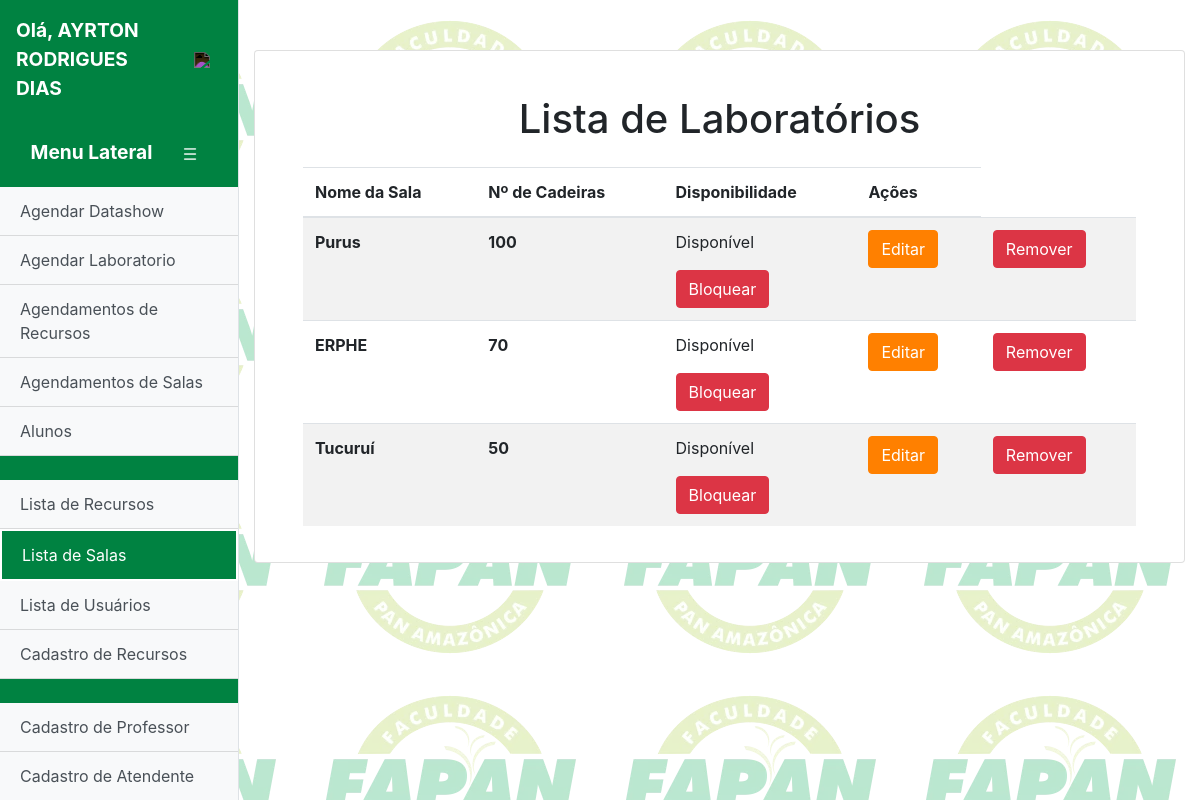
Screenshot of /listalaboratorio.php (signed in) with the database file from the repository.
### tables this page shows
CREATE TABLE `professor` (
  `nome` varchar(100) NOT NULL,
  `cpf` varchar(11) NOT NULL,
  `data_nasc` varchar(15) NOT NULL,
  `email` varchar(100) NOT NULL,
  `idprof` int(11) NOT NULL,
  `id_user` int(11) NOT NULL
);

CREATE TABLE `laboratorios` (
  `id` int(11) NOT NULL,
  `nome_sala` varchar(70) DEFAULT NULL,
  `cadeiras` int(11) DEFAULT NULL,
  `disponibilidade` tinyint(1) DEFAULT NULL
);

### listalaboratorio.php (the view, shortened to what this page needs)
<?php
include("conexao.php");
?>
<!DOCTYPE html>
<html lang="en">
<head>
    <link rel="stylesheet" href="https://stackpath.bootstrapcdn.com/bootstrap/4.5.2/css/bootstrap.min.css">
    <link rel="stylesheet" href="styles.css">
</head>
<body>
    <div class="d-flex" id="wrapper">
    <?php include("menulateral.php"); ?>
        <div id="page-content-wrapper" class="container-fluid">
            <div class="card">
                <div class="card-body">
                <h1 class="mt-4 mb-4" style="text-align: center;">Lista de Laboratórios</h1>
                <table class="table table-striped">
                    <thead>
                    <tr>
                    <th scope="col">Nome da Sala</th>
                    <th scope="col">Nº de Cadeiras</th>
                    <th scope="col">Disponibilidade</th>
                    <th scope="col">Ações</th>
                    </tr>
                    </thead>
                    <tbody>
                    <?php
                            $sql = "select id as laboratorio_id, nome_sala as laboratorio_nome, cadeiras as laboratorio_cadeiras, disponibilidade from laboratorios;";
                            $result = mysqli_query($conn, $sql);
                            if ($result) {
                                while ($assoc = mysqli_fetch_assoc($result)) {
                                    echo '
                                    <tr>
                                    <th scope="row">'.$assoc['laboratorio_nome'].'</th>
                                    <th scope="row">'.$assoc['laboratorio_cadeiras'].'</th>
                                    ';
                                    if($assoc['disponibilidade']==false){
                                        echo '<td scope="row"><p>Indisponível</p><a href = "liberarlaboratorio_sucesso.php?laboratorio='.$assoc['laboratorio_id'].'"><button type="button" class="btn btn-success">Liberar</button></a></td>';
                                    }
                                    else {
                                        echo '<td scope="row"><p>Disponível</p><a href = "bloquearlaboratorio.php?laboratorio='.$assoc['laboratorio_id'].'"><button type="button" class="btn btn-danger">Bloquear</button></a></td>';
                                    }
                                    echo '<td><a href = "editarlaboratorio.php?laboratorio='.$assoc['laboratorio_id'].'"><button type="button" class="btn btn-primary btn-editar">Editar</button></a></td>';
                                    echo '<td><a onclick="removerLaboratorio('.$assoc['laboratorio_id'].');"><button type="button" class="btn btn-danger">Remover</button></a></td>';
                                    echo '</tr>';
                                }
                            } else {
                                echo "Erro ao executar a consulta: " . mysqli_error($connect);
                            }
                ?>
                    </tbody>
                    </table>
                </div>
            </div>
        </div>
    </div>
</body>
</html>

### menulateral.php (shortened to what this page needs)
<div class="bg-light border-right" id="sidebar-wrapper" style="background:#008241!important;">
    <?php
        if($_SESSION['funcao'] == 1){
            $funcao = "professor";
        } else if($_SESSION['funcao'] == 2){
            $funcao = "professor";
        } else if($_SESSION['funcao'] == 3){
            $funcao = "atendente";
        }
            $id_user = $_SESSION['id'];
            $sql = "SELECT * FROM $funcao p JOIN users u WHERE id_user = $id_user";
            $resultado = $conn->query($sql);
            if ($resultado->num_rows > 0) {
                while ($row = $resultado->fetch_assoc()) {
                    $nome = $row['nome'] ;
                }
            }
        ?>
    <div class="sidebar-heading">
            	<p id="sidebar-heading-name">Olá, <?php echo $nome ?></p>
            	<div class="sidebar-button" onclick="sair()"><img  class="sidebar-button-img" src="assets/exit.png"></div>
    </div>
            <div class="sidebar-heading">
            	<p id="sidebar-heading-title">Menu Lateral</p>
            	<div class="sidebar-button" onclick="sideBarSwitch()"><img class="sidebar-button-img" src="assets/sidebar-icon.png"></div>
            </div>
            <div class="list-group list-group-flush">
                <a href="agendadatashow.php" id="agendadatashow" class="list-group-item list-group-item-action bg-light">Agendar Datashow</a>
                <a href="agendarlaboratorio.php" id="agendarlaboratorio" class="list-group-item list-group-item-action bg-light">Agendar Laboratorio</a>
                <a href="liberacaodatashow.php" id="liberacaodatashow" class="list-group-item list-group-item-action bg-light">Agendamentos de Recursos</a>
                <a href="liberacaolaboratorio.php" id="liberacaolaboratorio" class="list-group-item list-group-item-action bg-light">Agendamentos de Salas</a>
                <a href="alunos.php" id="alunos" class="list-group-item list-group-item-action bg-light">Alunos</a>
                <?php if ($_SESSION['funcao'] == 1): ?>
                <br>
                <a href="listadatashow.php" id="listadatashow" class="list-group-item list-group-item-action bg-light">Lista de Recursos</a>
                <a href="listalaboratorio.php" id="listalaboratorio" class="list-group-item list-group-item-action bg-light">Lista de Salas</a>
                <a href="listausuarios.php" id="listausuarios" class="list-group-item list-group-item-action bg-light">Lista de Usuários</a>
                <a href="cadastro.php" id="cadastro" class="list-group-item list-group-item-action bg-light">Cadastro de Recursos</a>
                <?php endif; ?>
                <br>
                <?php if ($_SESSION['funcao'] == 1): ?>
                <a href="cadastro_prof.php" id="cadastro_prof" class="list-group-item list-group-item-action bg-light">Cadastro de Professor</a>
                <?php endif; ?>
                <?php if ($_SESSION['funcao'] == 1 || $_SESSION['funcao'] == 2): ?>
                <a href="cadastro_aten.php" id="cadastro_aten" class="list-group-item list-group-item-action bg-light">Cadastro de Atendente</a>
                <?php endif; ?>
                <br>
                <br>
                <br>
            </div>
        </div>

### styles.css (style rules this page uses)
#page-content-wrapper { margin-top: 50px; flex-direction: column; }
#sidebar-wrapper { background:#008241!important; width: 300px; height: 100vh; z-index: 1000; overflow-y: auto; transition: all 0.3s ease; }
.sidebar-heading { font-weight: 700; font-size: 1.2rem; padding: 1rem; display: flex; flex-direction: row; align-items: center; justify-content: center; }
#sidebar-heading-name { color:#fff; margin-top: 0px !important; margin-bottom: 2px !important; margin-right: 20px; }
#sidebar-heading-title { color:#fff; margin-top: 0px !important; margin-bottom: 2px !important; margin-right: 20px; }
.sidebar-button { min-width: 35px; min-height: 35px; max-width: 35px; max-height: 35px; background: transparent; border-radius: 50%; padding: 2px; float: right; display: flex; align-items: center; justify-content: center; transition-duration: 200ms; }
.sidebar-button-img { width: 20px; filter: invert(1); }
.container-fluid { display: flex; align-items: center; }
.card { width: 100%; max-width: 1000px; }
.card-body { padding: 1.25rem 3rem; }
a.selecionado { background-color: #008241 !important; border: 2px solid #fff !important; color: white; }
.btn-editar { background-color: #ff8000 !important; border-color: #ff8000 !important; }
#wrapper { background-image: url("./assets/Sem_titulo.png"); }

### rows the page displays
professor: nome "AYRTON RODRIGUES DIAS"
laboratorios: nome_sala "Purus", cadeiras "100"
laboratorios: nome_sala "ERPHE", cadeiras "70"
laboratorios: nome_sala "Tucuruí", cadeiras "50"
